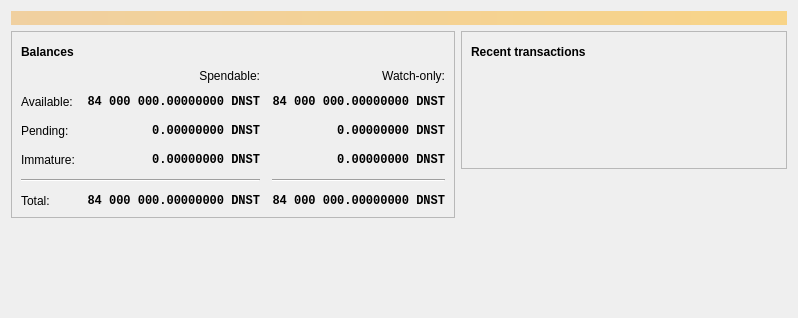
<?xml version="1.0" encoding="UTF-8"?>
<ui version="4.0">
 <class>OverviewPage</class>
 <widget class="QWidget" name="OverviewPage">
  <property name="geometry">
   <rect>
    <x>0</x>
    <y>0</y>
    <width>798</width>
    <height>318</height>
   </rect>
  </property>
  <property name="windowTitle">
   <string>Form</string>
  </property>
  <layout class="QVBoxLayout" name="topLayout">
   <item>
    <widget class="QLabel" name="labelAlerts">
     <property name="visible">
      <bool>false</bool>
     </property>
     <property name="styleSheet">
      <string notr="true">QLabel { background-color: qlineargradient(x1: 0, y1: 0, x2: 1, y2: 0, stop:0 #F0D0A0, stop:1 #F8D488); color:#000000; }</string>
     </property>
     <property name="wordWrap">
      <bool>true</bool>
     </property>
     <property name="margin">
      <number>3</number>
     </property>
     <property name="textInteractionFlags">
      <set>Qt::TextSelectableByMouse</set>
     </property>
    </widget>
   </item>
   <item>
    <layout class="QHBoxLayout" name="horizontalLayout" stretch="1,1">
     <item>
      <layout class="QVBoxLayout" name="verticalLayout_2">
       <item>
        <widget class="QFrame" name="frame">
         <property name="frameShape">
          <enum>QFrame::StyledPanel</enum>
         </property>
         <property name="frameShadow">
          <enum>QFrame::Raised</enum>
         </property>
         <layout class="QVBoxLayout" name="verticalLayout_4">
          <item>
           <layout class="QHBoxLayout" name="horizontalLayout_4">
            <item>
             <widget class="QLabel" name="label_5">
              <property name="font">
               <font>
                <weight>75</weight>
                <bold>true</bold>
               </font>
              </property>
              <property name="text">
               <string>Balances</string>
              </property>
             </widget>
            </item>
            <item>
             <widget class="QPushButton" name="labelWalletStatus">
              <property name="enabled">
               <bool>true</bool>
              </property>
              <property name="maximumSize">
               <size>
                <width>30</width>
                <height>16777215</height>
               </size>
              </property>
              <property name="toolTip">
               <string>The displayed information may be out of date. Your wallet automatically synchronizes with the DynastyCoin network after a connection is established, but this process has not completed yet.</string>
              </property>
              <property name="text">
               <string/>
              </property>
              <property name="icon">
               <iconset resource="../bitcoin.qrc">
                <normaloff>:/icons/warning</normaloff>
                <disabledoff>:/icons/warning</disabledoff>:/icons/warning</iconset>
              </property>
              <property name="iconSize">
               <size>
                <width>24</width>
                <height>24</height>
               </size>
              </property>
              <property name="flat">
               <bool>true</bool>
              </property>
             </widget>
            </item>
            <item>
             <spacer name="horizontalSpacer_3">
              <property name="orientation">
               <enum>Qt::Horizontal</enum>
              </property>
              <property name="sizeHint" stdset="0">
               <size>
                <width>40</width>
                <height>20</height>
               </size>
              </property>
             </spacer>
            </item>
           </layout>
          </item>
          <item>
           <layout class="QGridLayout" name="gridLayout">
            <property name="spacing">
             <number>12</number>
            </property>
            <item row="2" column="2">
             <widget class="QLabel" name="labelWatchPending">
              <property name="font">
               <font>
                <family>Monospace</family>
                <weight>75</weight>
                <bold>true</bold>
               </font>
              </property>
              <property name="cursor">
               <cursorShape>IBeamCursor</cursorShape>
              </property>
              <property name="toolTip">
               <string>Unconfirmed transactions to watch-only addresses</string>
              </property>
              <property name="text">
               <string notr="true">0.00000000 DNST</string>
              </property>
              <property name="alignment">
               <set>Qt::AlignRight|Qt::AlignTrailing|Qt::AlignVCenter</set>
              </property>
              <property name="textInteractionFlags">
               <set>Qt::LinksAccessibleByMouse|Qt::TextSelectableByKeyboard|Qt::TextSelectableByMouse</set>
              </property>
             </widget>
            </item>
            <item row="2" column="1">
             <widget class="QLabel" name="labelUnconfirmed">
              <property name="font">
               <font>
                <family>Monospace</family>
                <weight>75</weight>
                <bold>true</bold>
               </font>
              </property>
              <property name="cursor">
               <cursorShape>IBeamCursor</cursorShape>
              </property>
              <property name="toolTip">
               <string>Total of transactions that have yet to be confirmed, and do not yet count toward the spendable balance</string>
              </property>
              <property name="text">
               <string notr="true">0.00000000 DNST</string>
              </property>
              <property name="alignment">
               <set>Qt::AlignRight|Qt::AlignTrailing|Qt::AlignVCenter</set>
              </property>
              <property name="textInteractionFlags">
               <set>Qt::LinksAccessibleByMouse|Qt::TextSelectableByKeyboard|Qt::TextSelectableByMouse</set>
              </property>
             </widget>
            </item>
            <item row="3" column="2">
             <widget class="QLabel" name="labelWatchImmature">
              <property name="font">
               <font>
                <family>Monospace</family>
                <weight>75</weight>
                <bold>true</bold>
               </font>
              </property>
              <property name="cursor">
               <cursorShape>IBeamCursor</cursorShape>
              </property>
              <property name="toolTip">
               <string>Mined balance in watch-only addresses that has not yet matured</string>
              </property>
              <property name="text">
               <string notr="true">0.00000000 DNST</string>
              </property>
              <property name="alignment">
               <set>Qt::AlignRight|Qt::AlignTrailing|Qt::AlignVCenter</set>
              </property>
              <property name="textInteractionFlags">
               <set>Qt::LinksAccessibleByMouse|Qt::TextSelectableByKeyboard|Qt::TextSelectableByMouse</set>
              </property>
             </widget>
            </item>
            <item row="4" column="0" colspan="2">
             <widget class="Line" name="line">
              <property name="orientation">
               <enum>Qt::Horizontal</enum>
              </property>
             </widget>
            </item>
            <item row="4" column="2">
             <widget class="Line" name="lineWatchBalance">
              <property name="sizePolicy">
               <sizepolicy hsizetype="Preferred" vsizetype="Fixed">
                <horstretch>0</horstretch>
                <verstretch>0</verstretch>
               </sizepolicy>
              </property>
              <property name="minimumSize">
               <size>
                <width>140</width>
                <height>0</height>
               </size>
              </property>
              <property name="orientation">
               <enum>Qt::Horizontal</enum>
              </property>
             </widget>
            </item>
            <item row="5" column="0">
             <widget class="QLabel" name="labelTotalText">
              <property name="text">
               <string>Total:</string>
              </property>
             </widget>
            </item>
            <item row="3" column="1">
             <widget class="QLabel" name="labelImmature">
              <property name="font">
               <font>
                <family>Monospace</family>
                <weight>75</weight>
                <bold>true</bold>
               </font>
              </property>
              <property name="cursor">
               <cursorShape>IBeamCursor</cursorShape>
              </property>
              <property name="toolTip">
               <string>Mined balance that has not yet matured</string>
              </property>
              <property name="text">
               <string notr="true">0.00000000 DNST</string>
              </property>
              <property name="alignment">
               <set>Qt::AlignRight|Qt::AlignTrailing|Qt::AlignVCenter</set>
              </property>
              <property name="textInteractionFlags">
               <set>Qt::LinksAccessibleByMouse|Qt::TextSelectableByKeyboard|Qt::TextSelectableByMouse</set>
              </property>
             </widget>
            </item>
            <item row="2" column="3">
             <spacer name="horizontalSpacer_2">
              <property name="orientation">
               <enum>Qt::Horizontal</enum>
              </property>
              <property name="sizeHint" stdset="0">
               <size>
                <width>40</width>
                <height>20</height>
               </size>
              </property>
             </spacer>
            </item>
            <item row="3" column="0">
             <widget class="QLabel" name="labelImmatureText">
              <property name="text">
               <string>Immature:</string>
              </property>
             </widget>
            </item>
            <item row="5" column="1">
             <widget class="QLabel" name="labelTotal">
              <property name="font">
               <font>
                <family>Monospace</family>
                <weight>75</weight>
                <bold>true</bold>
               </font>
              </property>
              <property name="cursor">
               <cursorShape>IBeamCursor</cursorShape>
              </property>
              <property name="toolTip">
               <string>Your current total balance</string>
              </property>
              <property name="text">
               <string notr="true">84 000 000.00000000 DNST</string>
              </property>
              <property name="alignment">
               <set>Qt::AlignRight|Qt::AlignTrailing|Qt::AlignVCenter</set>
              </property>
              <property name="textInteractionFlags">
               <set>Qt::LinksAccessibleByMouse|Qt::TextSelectableByKeyboard|Qt::TextSelectableByMouse</set>
              </property>
             </widget>
            </item>
            <item row="5" column="2">
             <widget class="QLabel" name="labelWatchTotal">
              <property name="font">
               <font>
                <family>Monospace</family>
                <weight>75</weight>
                <bold>true</bold>
               </font>
              </property>
              <property name="cursor">
               <cursorShape>IBeamCursor</cursorShape>
              </property>
              <property name="toolTip">
               <string>Current total balance in watch-only addresses</string>
              </property>
              <property name="text">
               <string notr="true">84 000 000.00000000 DNST</string>
              </property>
              <property name="alignment">
               <set>Qt::AlignRight|Qt::AlignTrailing|Qt::AlignVCenter</set>
              </property>
              <property name="textInteractionFlags">
               <set>Qt::LinksAccessibleByMouse|Qt::TextSelectableByKeyboard|Qt::TextSelectableByMouse</set>
              </property>
             </widget>
            </item>
            <item row="0" column="2">
             <widget class="QLabel" name="labelWatchonly">
              <property name="text">
               <string>Watch-only:</string>
              </property>
              <property name="alignment">
               <set>Qt::AlignRight|Qt::AlignTrailing|Qt::AlignVCenter</set>
              </property>
             </widget>
            </item>
            <item row="1" column="0">
             <widget class="QLabel" name="labelBalanceText">
              <property name="text">
               <string>Available:</string>
              </property>
             </widget>
            </item>
            <item row="1" column="1">
             <widget class="QLabel" name="labelBalance">
              <property name="font">
               <font>
                <family>Monospace</family>
                <weight>75</weight>
                <bold>true</bold>
               </font>
              </property>
              <property name="cursor">
               <cursorShape>IBeamCursor</cursorShape>
              </property>
              <property name="toolTip">
               <string>Your current spendable balance</string>
              </property>
              <property name="text">
               <string notr="true">84 000 000.00000000 DNST</string>
              </property>
              <property name="alignment">
               <set>Qt::AlignRight|Qt::AlignTrailing|Qt::AlignVCenter</set>
              </property>
              <property name="textInteractionFlags">
               <set>Qt::LinksAccessibleByMouse|Qt::TextSelectableByKeyboard|Qt::TextSelectableByMouse</set>
              </property>
             </widget>
            </item>
            <item row="1" column="2">
             <widget class="QLabel" name="labelWatchAvailable">
              <property name="font">
               <font>
                <family>Monospace</family>
                <weight>75</weight>
                <bold>true</bold>
               </font>
              </property>
              <property name="cursor">
               <cursorShape>IBeamCursor</cursorShape>
              </property>
              <property name="toolTip">
               <string>Your current balance in watch-only addresses</string>
              </property>
              <property name="text">
               <string notr="true">84 000 000.00000000 DNST</string>
              </property>
              <property name="alignment">
               <set>Qt::AlignRight|Qt::AlignTrailing|Qt::AlignVCenter</set>
              </property>
              <property name="textInteractionFlags">
               <set>Qt::LinksAccessibleByMouse|Qt::TextSelectableByKeyboard|Qt::TextSelectableByMouse</set>
              </property>
             </widget>
            </item>
            <item row="2" column="0">
             <widget class="QLabel" name="labelPendingText">
              <property name="text">
               <string>Pending:</string>
              </property>
             </widget>
            </item>
            <item row="0" column="1">
             <widget class="QLabel" name="labelSpendable">
              <property name="text">
               <string>Spendable:</string>
              </property>
              <property name="alignment">
               <set>Qt::AlignRight|Qt::AlignTrailing|Qt::AlignVCenter</set>
              </property>
             </widget>
            </item>
           </layout>
          </item>
         </layout>
        </widget>
       </item>
       <item>
        <spacer name="verticalSpacer">
         <property name="orientation">
          <enum>Qt::Vertical</enum>
         </property>
         <property name="sizeHint" stdset="0">
          <size>
           <width>20</width>
           <height>40</height>
          </size>
         </property>
        </spacer>
       </item>
      </layout>
     </item>
     <item>
      <layout class="QVBoxLayout" name="verticalLayout_3">
       <item>
        <widget class="QFrame" name="frame_2">
         <property name="frameShape">
          <enum>QFrame::StyledPanel</enum>
         </property>
         <property name="frameShadow">
          <enum>QFrame::Raised</enum>
         </property>
         <layout class="QVBoxLayout" name="verticalLayout">
          <item>
           <layout class="QHBoxLayout" name="horizontalLayout_2">
            <item>
             <widget class="QLabel" name="label_4">
              <property name="font">
               <font>
                <weight>75</weight>
                <bold>true</bold>
               </font>
              </property>
              <property name="text">
               <string>Recent transactions</string>
              </property>
             </widget>
            </item>
            <item>
             <widget class="QPushButton" name="labelTransactionsStatus">
              <property name="enabled">
               <bool>true</bool>
              </property>
              <property name="maximumSize">
               <size>
                <width>30</width>
                <height>16777215</height>
               </size>
              </property>
              <property name="toolTip">
               <string>The displayed information may be out of date. Your wallet automatically synchronizes with the DynastyCoin network after a connection is established, but this process has not completed yet.</string>
              </property>
              <property name="text">
               <string/>
              </property>
              <property name="icon">
               <iconset resource="../bitcoin.qrc">
                <normaloff>:/icons/warning</normaloff>
                <disabledoff>:/icons/warning</disabledoff>:/icons/warning</iconset>
              </property>
              <property name="iconSize">
               <size>
                <width>24</width>
                <height>24</height>
               </size>
              </property>
              <property name="flat">
               <bool>true</bool>
              </property>
             </widget>
            </item>
            <item>
             <spacer name="horizontalSpacer">
              <property name="orientation">
               <enum>Qt::Horizontal</enum>
              </property>
              <property name="sizeHint" stdset="0">
               <size>
                <width>40</width>
                <height>20</height>
               </size>
              </property>
             </spacer>
            </item>
           </layout>
          </item>
          <item>
           <widget class="TransactionOverviewWidget" name="listTransactions">
            <property name="styleSheet">
             <string notr="true">QListView { background: transparent; }</string>
            </property>
            <property name="frameShape">
             <enum>QFrame::NoFrame</enum>
            </property>
            <property name="verticalScrollBarPolicy">
             <enum>Qt::ScrollBarAlwaysOff</enum>
            </property>
            <property name="horizontalScrollBarPolicy">
             <enum>Qt::ScrollBarAlwaysOff</enum>
            </property>
            <property name="sizeAdjustPolicy">
             <enum>QAbstractScrollArea::AdjustToContents</enum>
            </property>
            <property name="selectionMode">
             <enum>QAbstractItemView::NoSelection</enum>
            </property>
            <property name="uniformItemSizes">
             <bool>true</bool>
            </property>
           </widget>
          </item>
         </layout>
        </widget>
       </item>
       <item>
        <spacer name="verticalSpacer_2">
         <property name="orientation">
          <enum>Qt::Vertical</enum>
         </property>
         <property name="sizeHint" stdset="0">
          <size>
           <width>20</width>
           <height>40</height>
          </size>
         </property>
        </spacer>
       </item>
      </layout>
     </item>
    </layout>
   </item>
  </layout>
 </widget>
 <customwidgets>
  <customwidget>
   <class>TransactionOverviewWidget</class>
   <extends>QListView</extends>
   <header>qt/transactionoverviewwidget.h</header>
  </customwidget>
 </customwidgets>
 <resources/>
 <connections/>
</ui>
